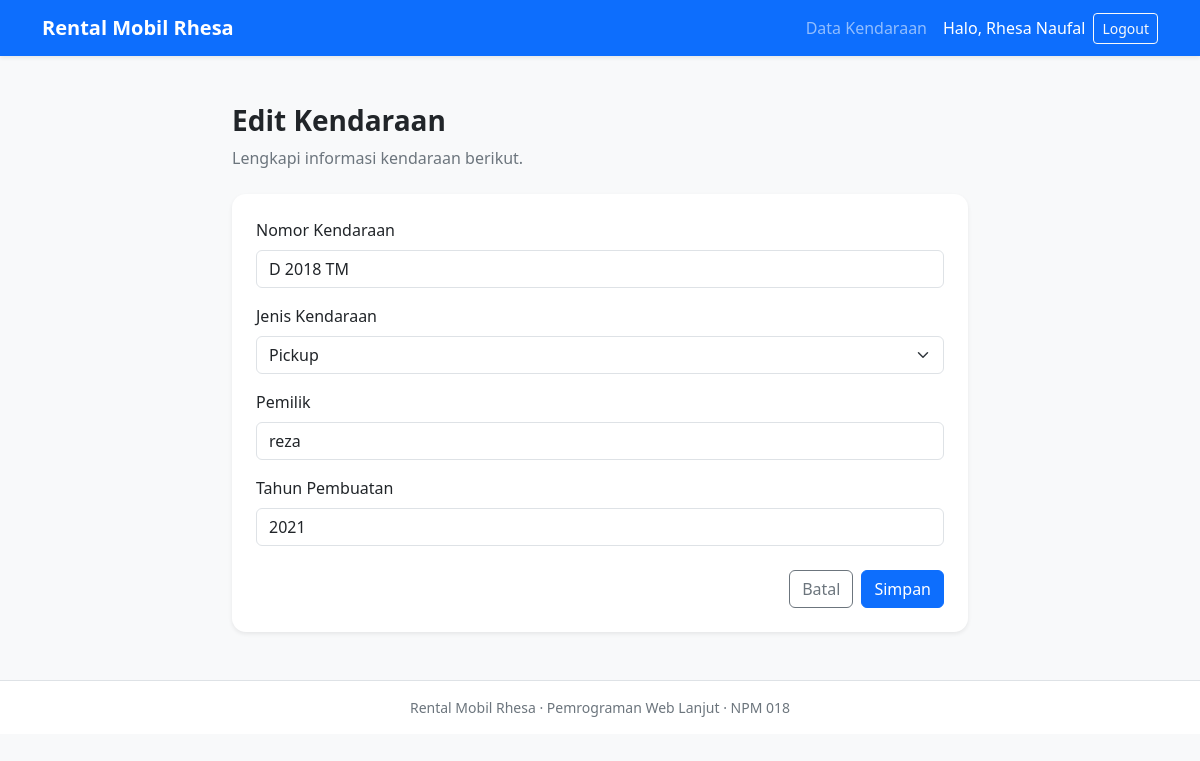
The app's page /edit.php?id=2 (signed in) with its own data.
### tables this page shows
CREATE TABLE `mobil018` (
  `no_id` int(10) NOT NULL,
  `nomor_kendaraan` varchar(12) NOT NULL,
  `jenis_kendaraan` enum('Sedan','Pickup','Truk','Bemo') NOT NULL,
  `pemilik` varchar(50) NOT NULL,
  `tahun_pembuatan` char(4) NOT NULL
);

### edit.php (called while the page is built, shortened)
<?php
require "fungsi.php";
require "koneksi.php";
$id = $_GET["id"] ?? "";
$stmt = $koneksi->prepare(
    "SELECT nomor_kendaraan, jenis_kendaraan, pemilik, tahun_pembuatan
     FROM mobil018 WHERE no_id = ?"
);
$stmt->bind_param("i", $id);
$stmt->execute();
$data = $stmt->get_result()->fetch_assoc();
$judulForm = "Edit Kendaraan";
$aksi = "edit.php?id=" . $id;
$nomor = $data["nomor_kendaraan"];
$jenisKendaraan = $data["jenis_kendaraan"];
$pemilik = $data["pemilik"];
$tahun = $data["tahun_pembuatan"];
require "form_mobil.php";

### fungsi.php (called while the page is built, shortened)
<?php
function aman($teks) {
    return htmlspecialchars((string) $teks, ENT_QUOTES, "UTF-8");
}

### form_mobil.php (the view, shortened to what this page needs)
<?php require "header.php"; ?>
<div class="row justify-content-center">
    <div class="col-lg-8">
        <h1 class="h3 fw-bold mb-2"><?= aman($judulForm) ?></h1>
        <p class="text-secondary mb-4">Lengkapi informasi kendaraan berikut.</p>
        <div class="card border-0 shadow-sm">
            <div class="card-body p-4">
                <form action="<?= aman($aksi) ?>" method="post">
                    <div class="mb-3">
                        <label for="nomor_kendaraan" class="form-label">Nomor Kendaraan</label>
                        <input type="text" class="form-control" id="nomor_kendaraan" name="nomor_kendaraan" maxlength="12" value="<?= aman($nomor) ?>" required>
                    </div>
                    <div class="mb-3">
                        <label for="jenis_kendaraan" class="form-label">Jenis Kendaraan</label>
                        <select class="form-select" id="jenis_kendaraan" name="jenis_kendaraan" required>
                            <?php foreach (["Sedan", "Pickup", "Truk", "Bemo"] as $jenis): ?>
                                <option value="<?= aman($jenis) ?>" <?= $jenisKendaraan === $jenis ? "selected" : "" ?>><?= aman($jenis) ?></option>
                            <?php endforeach; ?>
                        </select>
                    </div>
                    <div class="mb-3">
                        <label for="pemilik" class="form-label">Pemilik</label>
                        <input type="text" class="form-control" id="pemilik" name="pemilik" maxlength="50" value="<?= aman($pemilik) ?>" required>
                    </div>
                    <div class="mb-4">
                        <label for="tahun_pembuatan" class="form-label">Tahun Pembuatan</label>
                        <input type="text" class="form-control" id="tahun_pembuatan" name="tahun_pembuatan" maxlength="4" value="<?= aman($tahun) ?>" placeholder="Contoh: 2022" required>
                    </div>
                    <div class="d-flex justify-content-end gap-2">
                        <a href="dashboard.php" class="btn btn-outline-secondary">Batal</a>
                        <button type="submit" class="btn btn-primary">Simpan</button>
                    </div>
                </form>
            </div>
        </div>
    </div>
</div>
<?php require "footer.php"; ?>

### assets/css/style.css (style rules this page uses)
body { min-height: 100vh; }
.card { border-radius: 14px; }

### records on screen
mobil018: nomor_kendaraan "D 2018 TM", pemilik "reza", tahun_pembuatan "2021"

### other values on screen
aman($_SESSION["nama"]) "Rhesa Naufal"
aman($judulForm) "Edit Kendaraan"
form field jenis_kendaraan "Pickup"
